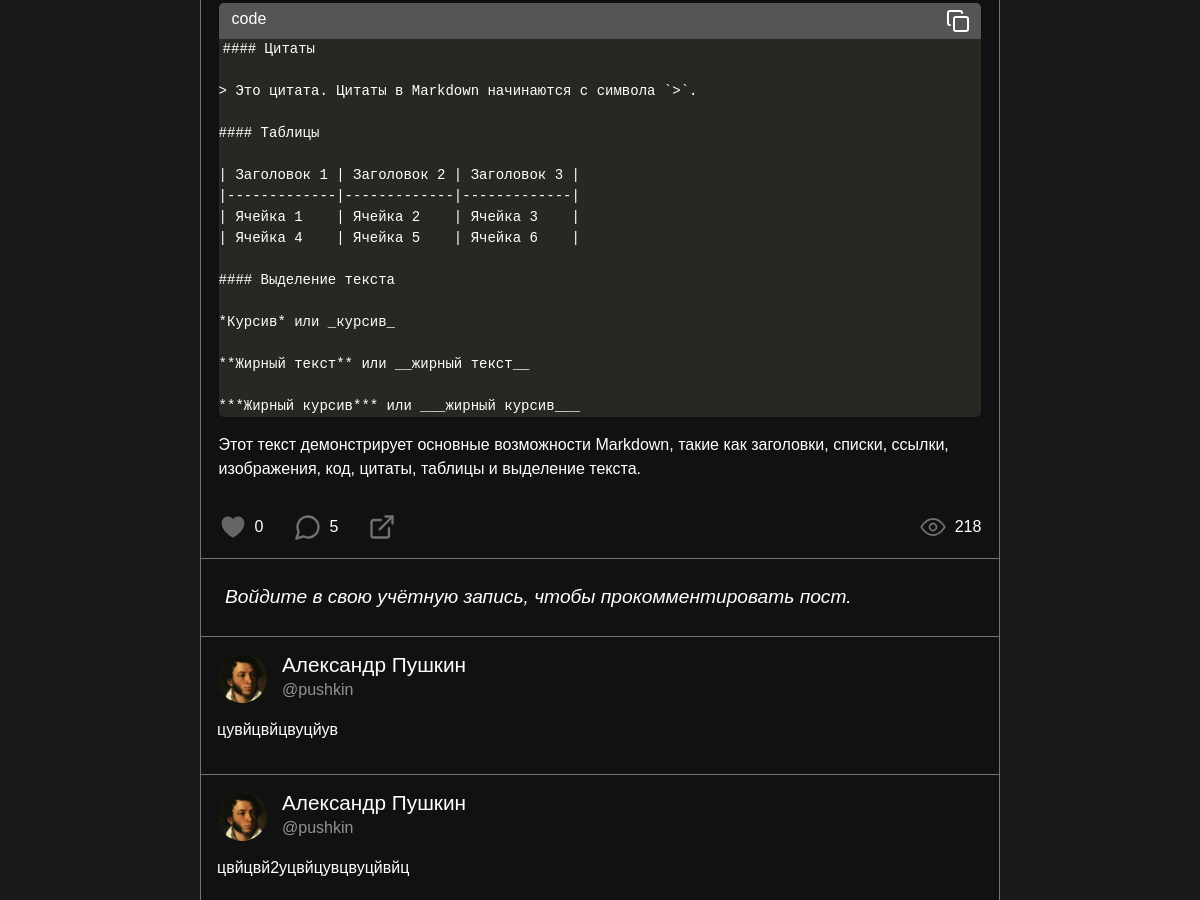
Before: /person/post/108/ (middle part) with the older database file.
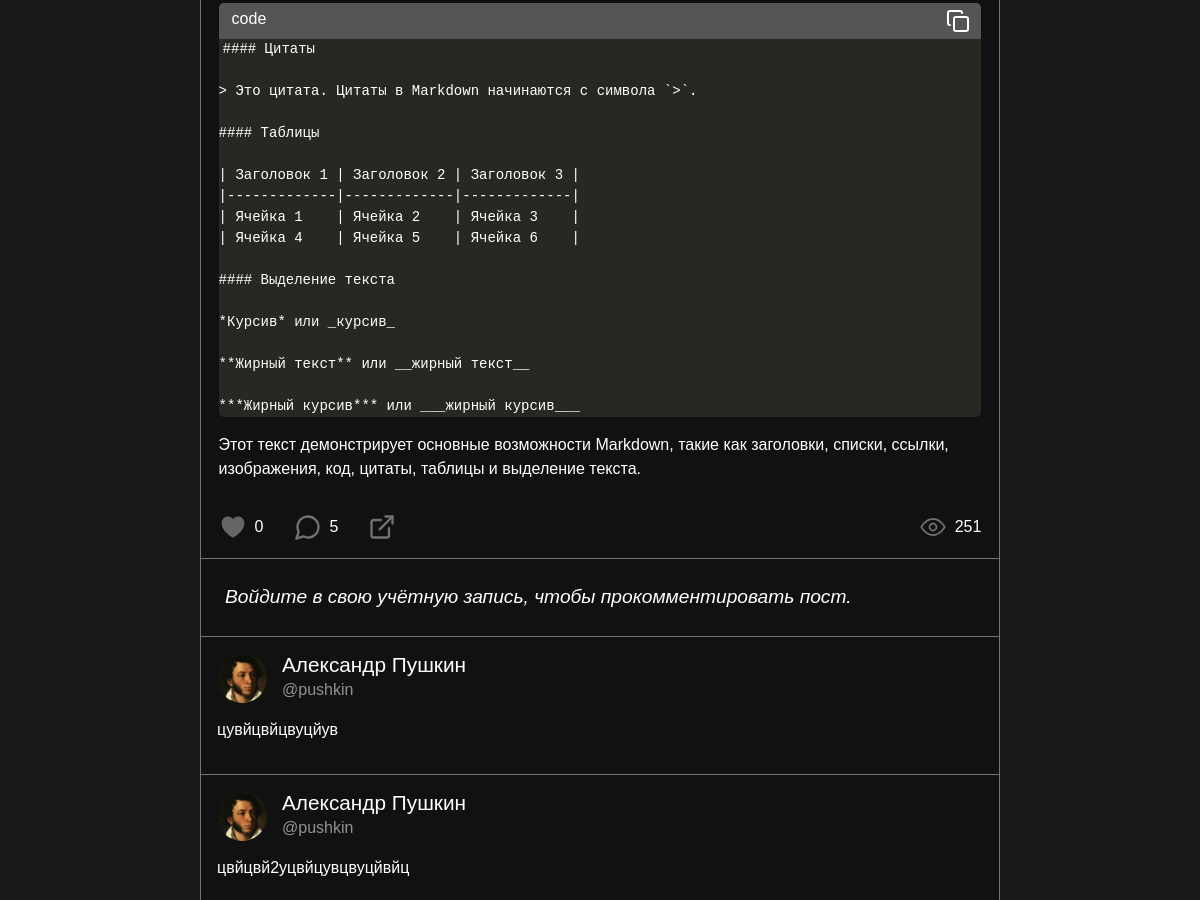
After: the same page with the newer database file.
### person/models.py (models this page shows, shortened)
class Post(models.Model):
    text = models.TextField('Текст', max_length=5000)
    formated_text = models.TextField('Отформатированный текст', default='', max_length=5000)
    date = models.DateTimeField('Дата публикации')
    user = models.ForeignKey(User, on_delete=models.CASCADE)
    likes = models.ManyToManyField(User, related_name='liked_posts', blank=True)
    views = models.PositiveIntegerField('Число просмотров', default=0)
    def total_likes(self):
        return self.likes.count()
    def total_comments(self):
        return self.comments.count()
    class Meta:
        verbose_name = 'Пост'
        verbose_name_plural = 'Посты'

class Comment(models.Model):
    post = models.ForeignKey('Post', related_name='comments', on_delete=models.CASCADE)
    user = models.ForeignKey(User, on_delete=models.CASCADE)
    content = models.TextField()
    created_at = models.DateTimeField(default=timezone.now)

### users/models.py (models this page shows, shortened)
class User(AbstractUser):
    first_name = models.CharField("Имя", max_length=20)
    last_name = models.CharField("Фамилия", max_length=20)
    username = models.CharField("Имя пользователя", unique=True, max_length=20)
    email = models.EmailField("Почта", unique=True)
    password = models.CharField("Пароль", max_length=20)
    image = models.ImageField("Аватар", upload_to='users_images', blank=True, null=True)
    about = models.TextField("О себе", max_length=250, blank=True, null=True)
    ai_help_requests_left = models.PositiveIntegerField(default=5)
    last_ai_help_reset = models.DateTimeField(auto_now_add=True)
    has_subscription = models.BooleanField(default=False)
    def get_avatar_url(self):
        if self.image and hasattr(self.image, 'url'):
            return self.image.url
        else:
            return os.path.join(settings.STATIC_URL, 'person/img/default.jpg')
    class Meta:
        verbose_name = 'Пользователь'
        verbose_name_plural = 'Пользователи'

### person/views.py (the view)
# urls.py: path('post/<int:post_id>/', views.post_detail, name='post_detail'),
def post_detail(request, post_id):
    post = get_object_or_404(Post, id=post_id)
    comments = Comment.objects.filter(post=post).order_by('-created_at')
    if request.method == 'POST':
        form = CommentForm(request.POST)
        if form.is_valid():
            comment = form.save(commit=False)
            comment.post = post
            comment.user = request.user
            comment.save()
            return redirect('post_detail', post_id=post.id)
    else:
        form = CommentForm()
    return render(request, 'person/post_detail.html', {
        'post': post,
        'comments': comments,
        'form': form,
    })

### person/templates/person/post_detail.html (shortened to what this page needs)
{% extends 'main/layout.html' %}
{% load custom_filters %}
{% load static %}
{% block link %}
    <link rel="stylesheet" href="{% static 'person/css/person.css' %}">
    <link rel="stylesheet" href="{% static 'person/css/like_users_list.css' %}">
    <link rel="stylesheet" href="{% static 'main/css/markdown.css' %}">
    <link rel="stylesheet" href="https://unpkg.com/@highlightjs/cdn-assets@11.7.0/styles/github-dark.min.css">
{% endblock %}
{% block content %}
<main class="custom-container">
<section class="container-profile">
    <div class="post-item" data-post-id="{{ post.id }}">
        <div class="post-text" id="post-text-{{ post.id }}">{{ post.formated_text|safe }}</div>
        <div class="post-footer">
            <ul>
                <li>
                    <button class="post-footer-icon like-btn {% if request.user in post.likes.all %}liked{% endif %}" data-post-id="{{ post.id }}" title="Лайк">
                        {% if request.user in post.likes.all %}
                            <img src="{% static 'person/img/like_red.svg' %}" alt="Like Icon" width="28" height="28">
                        {% else %}
                            <img src="{% static 'person/img/like.svg' %}" alt="Like Icon" width="28" height="28">
                        {% endif %}
                    </button>
                    <span class="post-footer-counter">{{ post.total_likes }}</span>
                </li>
                <li>
                    <img src="{% static 'person/img/comments.svg' %}" alt="Comment Icon" width="28" height="28">
                    <span class="post-footer-counter">{{ post.total_comments }}</span>
                </li>
                <li>
                    <button class="post-footer-icon" title="Поделиться" onclick="copyToClipboard({{ post.id }})">
                        <img src="{% static 'person/img/share.svg' %}" alt="Share Icon" width="28" height="28">
                    </button>
                </li>
            </ul>
            <ul>
                <li>
                    <img src="{% static 'person/img/views.svg' %}" alt="Иконка просмотра" width="28" height="28">
                    <span class="post-footer-counter">
                        {{ post.views }}
                    </span>
                </li>
            </ul>
        </div>
    </div>
    {% if user.is_authenticated %}
        <form method="POST" class="comment-form">
            {% csrf_token %}
            <div class="comment-field">
                <img src="{{ request.user.get_avatar_url }}" class="post-avatar" alt="{{ request.user.username }}">
                <textarea name="content" class="custom-form-control" rows="4" placeholder="Напишите комментарий..." required></textarea>
            </div>
            <button type="submit" class="gradient-btn" data="Отправить"></button>
        </form>
    {% else %}
        <div class="commentary">Войдите в свою учётную запись, чтобы прокомментировать пост.</div>
    {% endif %}
    {% for comment in comments %}
        <div class="comment-item" data-comment-id="{{ comment.id }}" data-user-id="{{ comment.user.id }}">
            <div class="post-header">
                <img src="{{ comment.user.get_avatar_url }}" class="post-avatar" alt="{{ comment.user.username }}">
                <div class="post-info">
                    <h3>
                        <a href="{% url 'user_profile' comment.user.username %}">
                            {{ comment.user.first_name }} {{ comment.user.last_name }}
                        </a>
                    </h3>
                    <p class="post-username">@{{ comment.user.username }}</p>
                </div>
            </div>
            <p class="comment-text">{{ comment.content }}</p>
        </div>
    {% endfor %}
</section>
</main>
{% endblock %}

### main/templates/main/layout.html (shortened to what this page needs)
{% load static %}
<!doctype html>
<html lang="ru">
<head>
    <link rel="stylesheet" href="https://cdn.jsdelivr.net/npm/bootstrap@5.3.3/dist/css/bootstrap.min.css">
    <link rel="stylesheet" href="https://cdn.jsdelivr.net/npm/@fortawesome/fontawesome-free@6.6.0/css/fontawesome.min.css">
    <link rel="stylesheet" href="https://cdnjs.cloudflare.com/ajax/libs/font-awesome/6.4.0/css/all.min.css">
    <link rel="stylesheet" href="{% static 'main/css/main.css' %}">
    <link rel="stylesheet" href="{% static 'main/css/signup_banner.css' %}">
    {% block link %}{% endblock %}
</head>
<body>
    {% block content %}
    {% endblock %}
</body>
</html>

### main/static/main/css/main.css (style rules this page uses)
body { font-family: sans-serif; margin: 0; padding: 0; background-color: #191919; color: #fff; }
.custom-container { width: 800px; margin: 75px auto 0; }
a { text-decoration: none; }
.commentary { font-style: italic; color: #fff; font-size: 1.2rem; padding: 1.5rem; }

### person/static/person/css/person.css (style rules this page uses)
.container-profile { background-color: #111111; border-radius: 20px; border: 1px solid #727272; margin-bottom: 1rem; min-width: 420px; }
.post-item { background-color: transparent; padding: 1.1rem; border-bottom: 1px solid #727272; overflow-wrap: break-word; hyphens: auto; position: relative; }
.post-text { font-size: 1rem; white-space: pre-wrap; }
.post-header { display: flex; justify-content: space-between; }
.post-avatar { object-fit: cover; width: 50px; height: 50px; border-radius: 50%; margin-right: 15px; }
.post-info { flex-grow: 1; }
.post-info h3 { margin: 0; font-size: 1.3rem; }
.post-info a { color: #fff; }
.post-username { font-size: 16px; color: #939393; }
.post-footer { padding-top: 1rem; display: flex; justify-content: space-between; }
.post-footer ul { list-style-type: none; padding: 0; margin: 0; display: flex; gap: 30px; }
.post-footer li { display: flex; align-items: center; }
.post-footer-icon { border: none; background: none; cursor: pointer; padding: 0; transition: transform 0.1s ease, background-color 0.3s ease; }
.post-footer-icon img { transition: transform 0.1s ease; }
.post-footer-counter { font-size: 1rem; margin-left: 0.5rem; }
.comment-item { padding: 1rem; border-top: 1px solid #727272; }
.comment-text { word-wrap: break-word; overflow-wrap: break-word; white-space: pre-wrap; }

Changed rows visible on the page:
changed Post: views "218" → "251"
